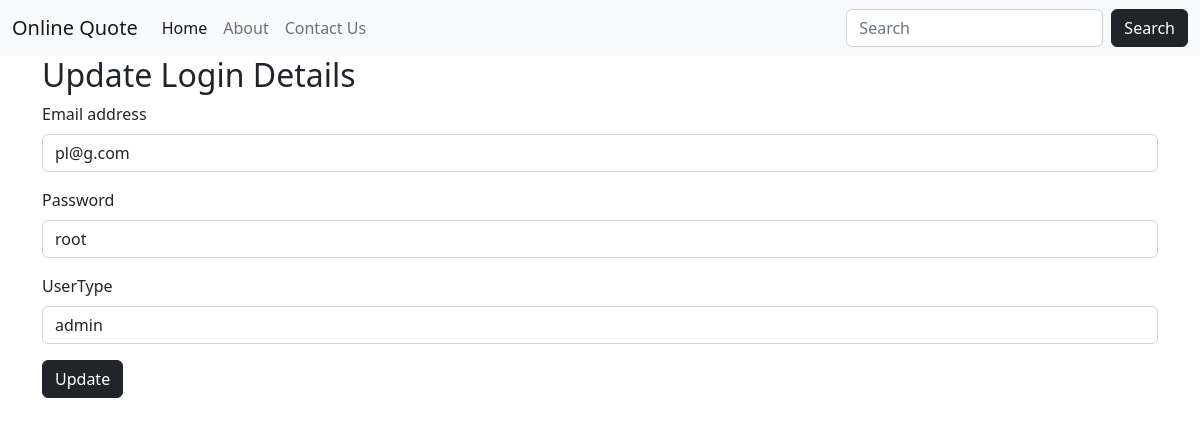
/update/pl@g.com, run on the app's committed database.
### app.py (models this page shows, shortened)
class Login(db.Model):
    userid=db.Column(db.String(20),primary_key=True)
    password=db.Column(db.String(20),nullable=False)
    usertype=db.Column(db.String(5),nullable=False)
    datecreated=db.Column(db.DateTime,default=datetime.utcnow)

### app.py (the view, shortened to what this page needs)
@app.route('/update/<userid>',methods=['GET','POST'])
def update(userid):
    rec=Login.query.filter_by(userid=userid).first()
    return render_template('update.html',info=rec)

### templates/update.html
{% extends 'base.html' %} {% block title %} Home {% endblock title %} {% block
body %}
<div class="container">
  <h2>Update Login Details</h2>
  <form action="/update/{{info.userid}}" method="POST">
    <div class="mb-3">
      <label for="userid" class="form-label">Email address</label>
      <input
        type="email"
        class="form-control"
        id="userid"
        name="userid"
        value="{{info.userid}}"
        aria-describedby="emailHelp"
      />
    </div>
    <div class="mb-3">
      <label for="password" class="form-label">Password</label>
      <input
        type="text"
        class="form-control"
        name="password"
        value="{{info.password}}"
        id="password"
      />
    </div>
    <div class="mb-3">
      <label for="usertype" class="form-label">UserType</label>
      <input
        type="text"
        class="form-control"
        name="usertype"
        value="{{info.usertype}}"
        id="usertype"
      />
    </div>
    <button type="submit" class="btn btn-dark">Update</button>
  </form>
</div>
{% endblock body %}

### data on the page
Login: userid "pl@g.com", password "root", usertype "admin"
